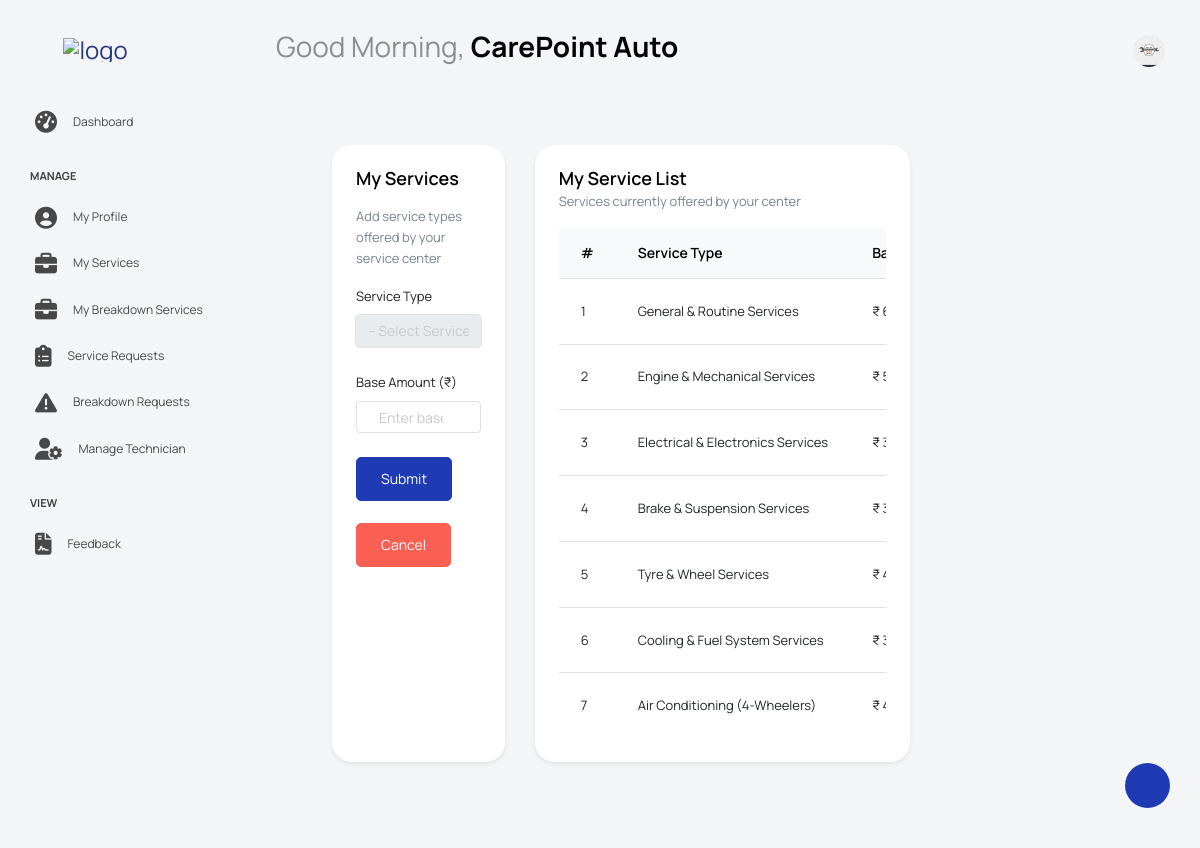
Page /ServiceCenter/myservices/ (signed in) on the committed database.
### Guest/models.py (models this page shows)
class tbl_servicecenter(models.Model):
    servicecenter_name=models.CharField(max_length=50)
    servicecenter_email=models.CharField(max_length=50)
    servicecenter_contact=models.CharField(max_length=50)
    servicecenter_address=models.CharField(max_length=50)
    servicecenter_logo=models.FileField(upload_to='Assets/ServicecenterDocs/')
    servicecenter_license=models.FileField(upload_to='Assets/ServicecenterDocs/')
    servicecenter_password=models.CharField(max_length=50)
    servicecenter_status=models.IntegerField(default=0)
    servicecenter_regdate=models.DateField(auto_now_add=True)
    place=models.ForeignKey(tbl_place,on_delete=models.CASCADE)

### ServiceCenter/models.py (models this page shows)
class tbl_servicecenterservices(models.Model):
    servicetype=models.ForeignKey(tbl_servicetype,on_delete=models.CASCADE)
    servicecenter=models.ForeignKey(tbl_servicecenter,on_delete=models.CASCADE)
    base_amount=models.DecimalField(max_digits=10, decimal_places=2)

### Admin/models.py (models this page shows)
class tbl_servicetype(models.Model):
    servicetype_name=models.CharField(max_length=50)

### ServiceCenter/views.py (the view)
# urls.py: path('myservices/',views.myservices,name="myservices"),
def myservices(request):
     if 'cid' not in request.session:
      return redirect("Guest:Login")
     else:
        servicetype=tbl_servicetype.objects.all()
        servicecenter=tbl_servicecenter.objects.get(id=request.session['cid'])
        myservices=tbl_servicecenterservices.objects.filter(servicecenter=request.session['cid'])
        if request.method=="POST":
            service_type=tbl_servicetype.objects.get(id=request.POST.get("sel_servicetype"))
            servicecenter=tbl_servicecenter.objects.get(id=request.session['cid'])
            base_amount=request.POST.get("base_amount")
            tbl_servicecenterservices.objects.create(servicetype=service_type,servicecenter=servicecenter,base_amount=base_amount)
            return render(request,"ServiceCenter/MyServices.html",{'msg':"Service added"})
        else:
            return render(request,"ServiceCenter/MyServices.html",{'data':servicetype,'myservices':myservices,'Data':servicecenter})

### ServiceCenter/templates/ServiceCenter/MyServices.html (shortened to what this page needs)
{% extends 'ServiceCenter/Head_service.html' %}
{% block content %}
<div class="main-panel">
  <div class="content-wrapper">
    <div class="row">
      <div class="col-md-4 grid-margin stretch-card">
        <div class="card shadow-sm">
          <div class="card-body">
            <h4 class="card-title">My Services</h4>
            <p class="card-description mb-3">
              Add service types offered by your service center
            </p>
            <form method="post" class="forms-sample">
              <div class="form-group">
                <label for="sel_servicetype">Service Type</label>
                <select class="form-control"
                        name="sel_servicetype"
                        id="sel_servicetype"
                        required>
                  <option value="">-- Select Service Type --</option>
                </select>
              </div>
              <div class="form-group">
                <label for="base_amount">Base Amount (₹)</label>
                <input type="number"
                       class="form-control"
                       name="base_amount"
                       id="base_amount"
                       min="0"
                       step="0.01"
                       placeholder="Enter base price"
                       value="{{ editservice.base_amount|default:'' }}"
                       required>
              </div>
              <div class="mt-3">
                <button type="submit" class="btn btn-primary me-2">
                 Submit
                </button>
                <br><br>
                <a href="{% url 'ServiceCenter:myservices' %}"
                   class="btn btn-danger">
                  Cancel
                </a>
              </div>
            </form>
          </div>
        </div>
      </div>
      <div class="col-md-8 grid-margin stretch-card">
        <div class="card shadow-sm">
          <div class="card-body">
            <div class="d-flex align-items-center justify-content-between mb-3">
              <div>
                <h4 class="card-title mb-1">My Service List</h4>
                <p class="card-description mb-0">
                  Services currently offered by your center
                </p>
              </div>
            </div>
            <div class="table-responsive">
              <table class="table table-hover align-middle">
                <thead class="table-light">
                  <tr>
                    <th style="width:70px;">#</th>
                    <th>Service Type</th>
                    <th>Base Amount (₹)</th>
                  </tr>
                </thead>
                <tbody>
                  {% for i in myservices %}
                  <tr>
                    <td>{{ forloop.counter }}</td>
                    <td>{{ i.servicetype.servicetype_name }}</td>
                    <td>₹ {{ i.base_amount }}</td>
                  </tr>
                  {% endfor %}
                </tbody>
              </table>
            </div>
          </div>
        </div>
      </div>
    </div>
  </div>
</div>
{% endblock content %}

### ServiceCenter/templates/ServiceCenter/Head_service.html (shortened to what this page needs)
{% load static %}
<!DOCTYPE html>
<html lang="en">
<head>
  <link rel="stylesheet" href="{% static 'ServiceCenter/vendors/feather/feather.css' %}">
  <link rel="stylesheet" href="{% static 'ServiceCenter/vendors/mdi/css/materialdesignicons.min.css' %}">
  <link rel="stylesheet" href="{% static 'ServiceCenter/vendors/ti-icons/css/themify-icons.css' %}">
  <link rel="stylesheet" href="{% static 'ServiceCenter/vendors/typicons/typicons.css' %}">
  <link rel="stylesheet" href="{% static 'ServiceCenter/vendors/simple-line-icons/css/simple-line-icons.css' %}">
  <link rel="stylesheet" href="{% static 'ServiceCenter/vendors/css/vendor.bundle.base.css' %}">
  <link rel="stylesheet" href="{% static 'ServiceCenter/vendors/datatables.net-bs4/dataTables.bootstrap4.css' %}">
  <link rel="stylesheet" href="{% static 'ServiceCenter/js/select.dataTables.min.css' %}">
  <link rel="stylesheet" href="{% static 'ServiceCenter/css/vertical-layout-light/style.css' %}">
  <link rel="stylesheet" href="https://cdnjs.cloudflare.com/ajax/libs/font-awesome/6.5.0/css/all.min.css">
</head>
<body>
<div class="container-scroller">
  <nav class="navbar default-layout col-lg-12 col-12 p-0 fixed-top d-flex align-items-top flex-row">
    <div class="text-center navbar-brand-wrapper d-flex align-items-center justify-content-start">
      <div class="me-3">
        <button class="navbar-toggler navbar-toggler align-self-center" type="button" data-bs-toggle="minimize">
          <span class="icon-menu"></span>
        </button>
      </div>
      <div>
        <a class="navbar-brand brand-logo" href="{% url 'ServiceCenter:HomePage' %}">
          <img src="{% static 'ServiceCenter/images/GarageLive_logo.png' %}" alt="logo">
        </a>
      </div>
    </div>
    <div class="navbar-menu-wrapper d-flex align-items-top">
      <ul class="navbar-nav">
        <li class="nav-item font-weight-semibold ms-0">
          <h1 class="welcome-text">
            <span id="greeting"></span>,
            <span class="text-black fw-bold">{{ Data.servicecenter_name }}</span>
          </h1>
        </li>
      </ul>
      <ul class="navbar-nav ms-auto">
        <li class="nav-item dropdown user-dropdown">
          <a class="nav-link" id="UserDropdown" href="#" data-bs-toggle="dropdown" aria-expanded="false">
            <img class="img-xs rounded-circle" src="{{ Data.servicecenter_logo.url }}" alt="Profile image">
          </a>
        </li>
      </ul>
    </div>
  </nav>
  <div class="container-fluid page-body-wrapper">
    <div class="theme-setting-wrapper">
      <div id="settings-trigger"><i class="ti-settings"></i></div>
    </div>
    <nav class="sidebar sidebar-offcanvas" id="sidebar">
      <ul class="nav">
        <li class="nav-item">
          <a class="nav-link" href="{% url 'ServiceCenter:HomePage' %}">
            <i class="menu-icon fa-solid fa-tachometer-alt"></i>
            <span class="menu-title">Dashboard</span>
          </a>
        </li>
        <li class="nav-item nav-category">Manage</li>
        <li class="nav-item">
          <a class="nav-link" href="{% url 'ServiceCenter:profile' %}">
            <i class="menu-icon fa-solid fa-user-circle"></i>
            <span class="menu-title">My Profile</span>
          </a>
        </li>
        <li class="nav-item">
          <a class="nav-link" href="{% url 'ServiceCenter:myservices' %}">
            <i class="menu-icon fa-solid fa-briefcase"></i>
            <span class="menu-title">My Services</span>
          </a>
        </li>
         <li class="nav-item">
            <a class="nav-link" href="{% url 'ServiceCenter:my_breakdown_services' %}">
              <i class="menu-icon fa-solid fa-briefcase"></i>
              <span class="menu-title">My Breakdown Services</span>
            </a>
          </li>
        <li class="nav-item">
          <a class="nav-link" href="{% url 'ServiceCenter:service_request' %}">
            <i class="menu-icon fa-solid fa-clipboard-list"></i>
            <span class="menu-title">Service Requests</span>
          </a>
        </li>
          <li class="nav-item">
            <a class="nav-link" href="{% url 'ServiceCenter:breakdownrequest' %}">
              <i class="menu-icon fa-solid - fa-triangle-exclamation"></i>
              <span class="menu-title">Breakdown Requests</span>
            </a>
          </li>
           <li class="nav-item">
          <a class="nav-link" href="{% url 'ServiceCenter:technician' %}">
            <i class="menu-icon fa-solid fa-user-cog"></i>
            <span class="menu-title">Manage Technician</span>
          </a>
        </li>
        <li class="nav-item nav-category">View</li>
          <li class="nav-item">
            <a class="nav-link" href="{% url 'ServiceCenter:view_feedback' %}">
              <i class="menu-icon fa-solid fa-file-contract"></i>
              <span class="menu-title">Feedback</span>
            </a>
          </li>
      </ul>
    </nav>
    <div class="main-panel">
      <div class="content-wrapper">
        {% block content %}
        {% endblock content %}
      </div>
    </div>
  </div>
</div>
</body>
</html>

### rows in the picture
tbl_servicecenter: servicecenter_name "CarePoint Auto", servicecenter_logo (picture)
tbl_servicecenterservices: servicetype.servicetype_name "General & Routine Services"
tbl_servicecenterservices: servicetype.servicetype_name "Engine & Mechanical Services"
tbl_servicecenterservices: servicetype.servicetype_name "Electrical & Electronics Services"
tbl_servicecenterservices: servicetype.servicetype_name "Brake & Suspension Services"
tbl_servicecenterservices: servicetype.servicetype_name "Tyre & Wheel Services"
tbl_servicecenterservices: servicetype.servicetype_name "Cooling & Fuel System Services"
tbl_servicecenterservices: servicetype.servicetype_name "Air Conditioning (4-Wheelers)"
